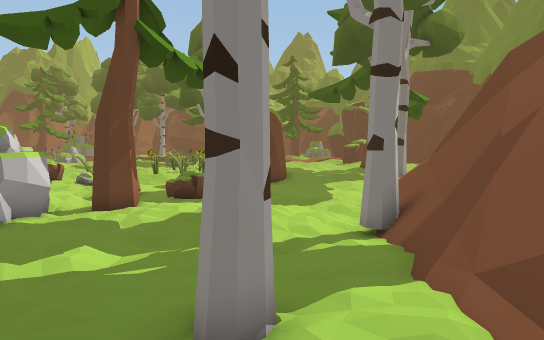
View 1 (above)

24 first-person views from a walk through a 3-D level made in the Unity game engine. The camera is 1.2 m above the floor, tilts 4° down and sees 70° across. The floor is counted in squares, 2 m on a side. Each view is taken from the middle of a square. On the plan, view 1 faces up. The plan holds only what a view shows up to about 11 squares ahead; the rest is blank. The place goes on beyond the plan. The player is left out.

View 2
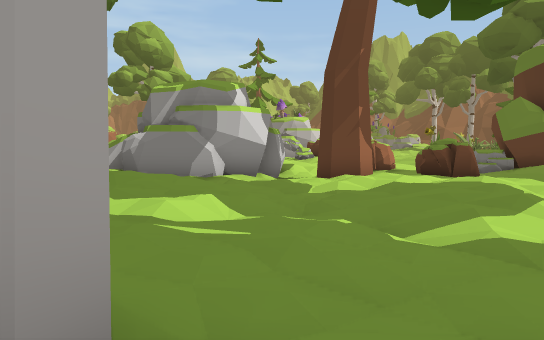

View 3
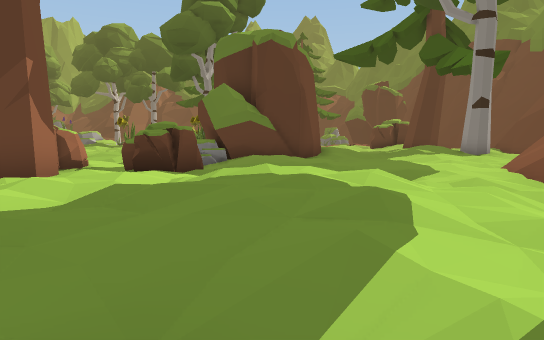

View 4
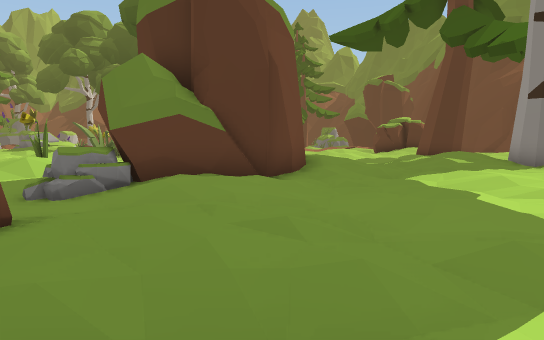

View 5
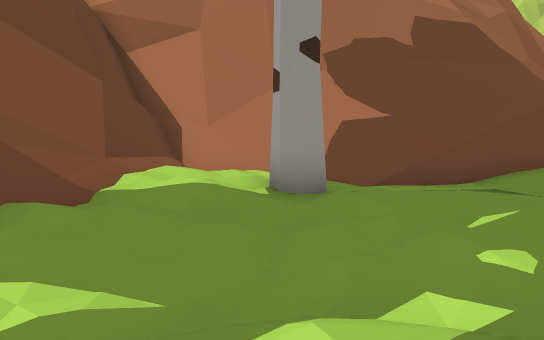

View 6
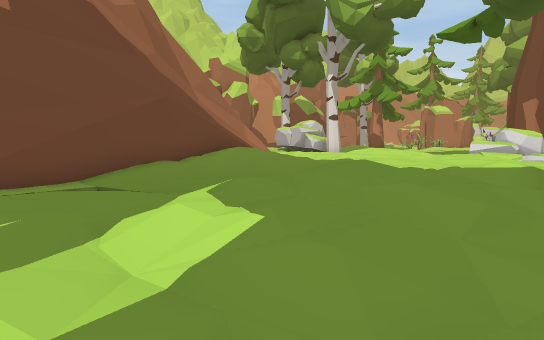

View 7
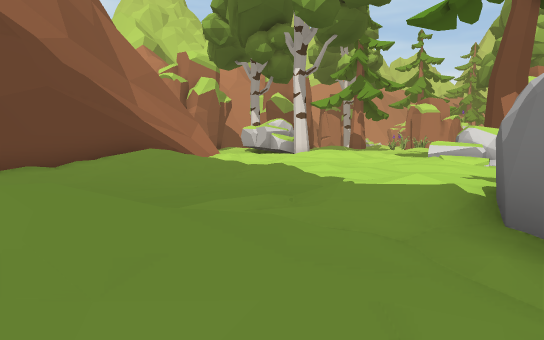

View 8
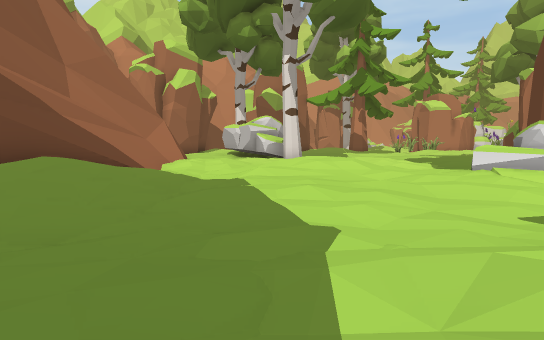

View 9
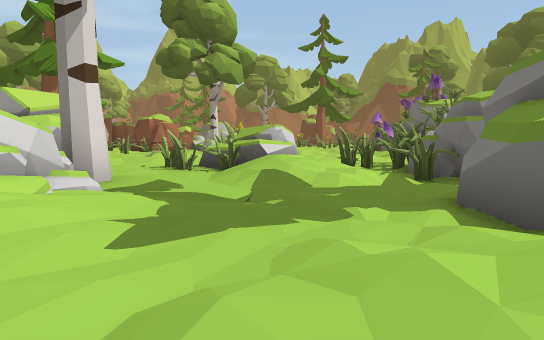

View 10
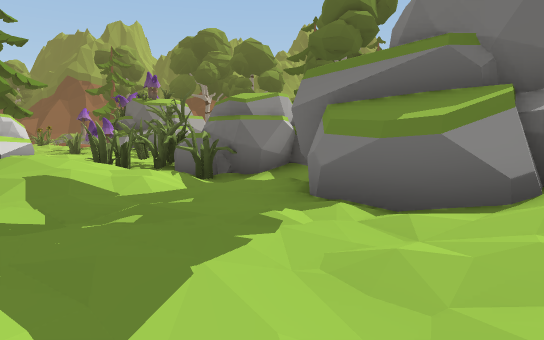

View 11
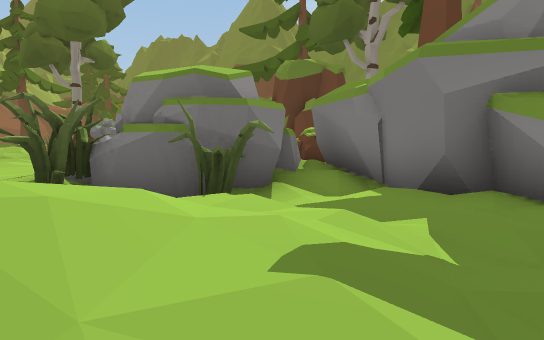

View 12
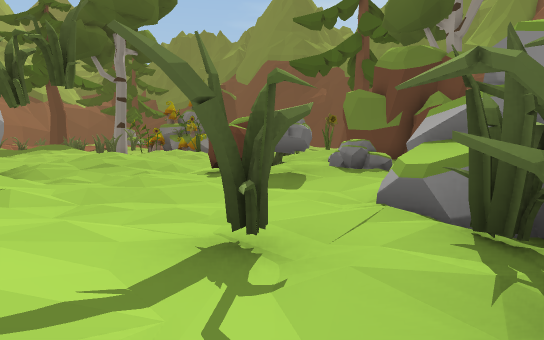

View 13
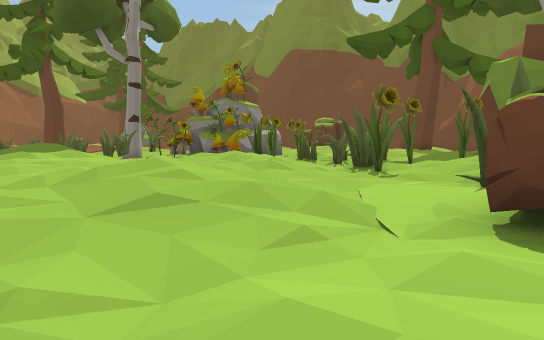

View 14
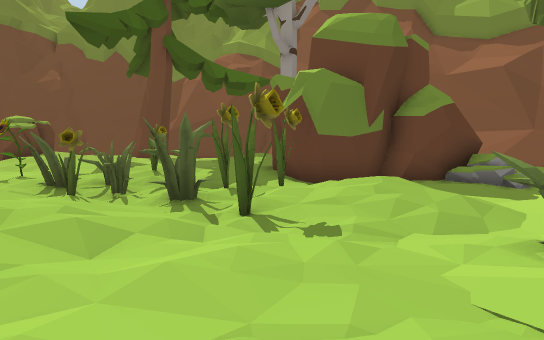

View 15
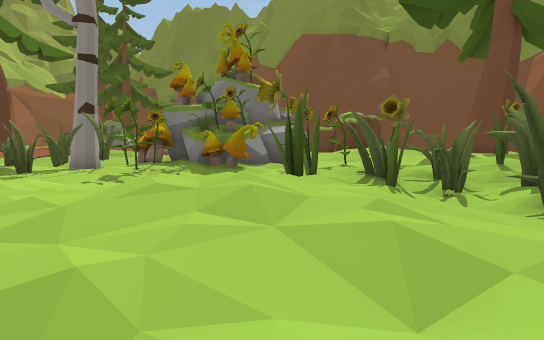

View 16
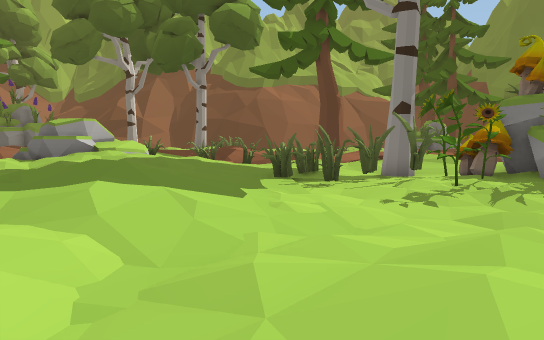

View 17
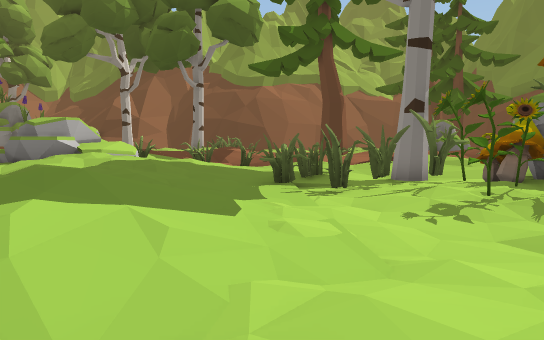

View 18
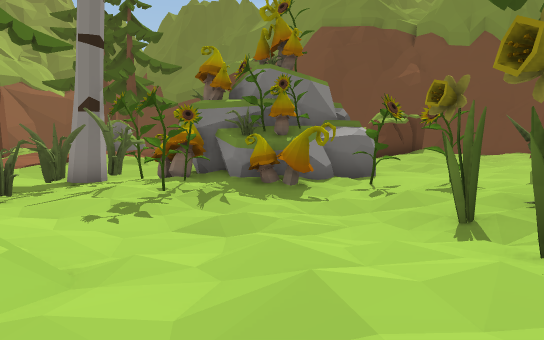

View 19
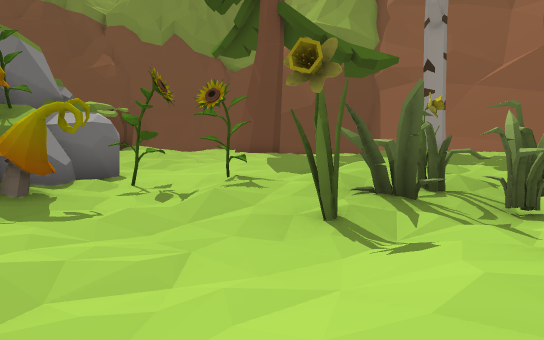

View 20
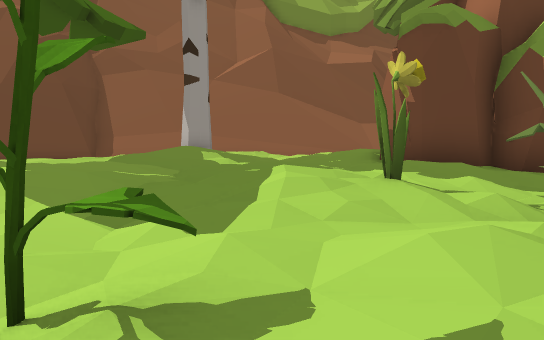

View 21
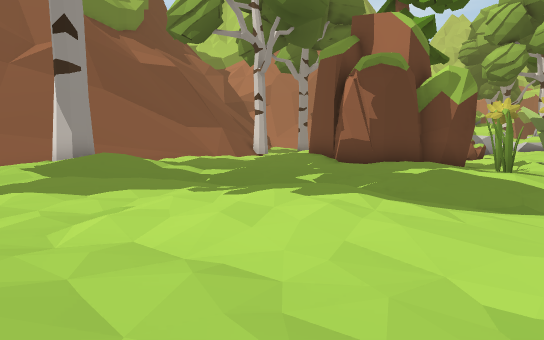

View 22
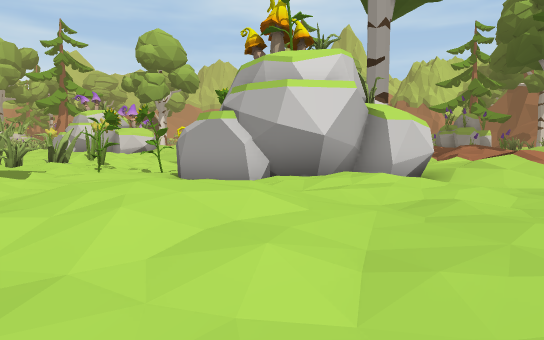

View 23
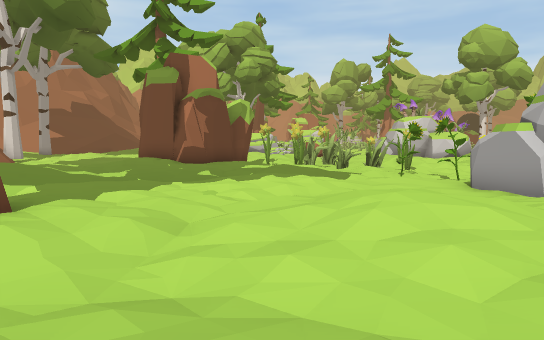

View 24
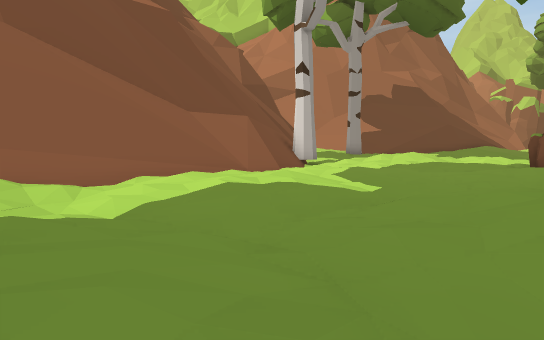

### Floor plan
Key: @ floor where view 1 was taken; # wall or solid block; x gap in a wall; . main floor; : floor 0.25 m higher than the main floor; - floor 0.25 m lower than the main floor; + floor 0.5 m higher than the main floor; _ floor 0.5 m lower than the main floor; * floor 0.75 m higher than the main floor; % floor 1 m higher than the main floor; & floor 1.25 m higher than the main floor; / step, stairs or slope; = window, fence, low wall or low ledge; ^ raised ledge; v drop or lower ground; R rock; M mushroom; O other object.
Columns run from 18 left of view 1 to 8 right of it. Each row starts with its distance up from view 1.
 40           O_  ..:._
 39  ##& ++.-O__#_--.----
 38  +#**+/.-/__/_  ## ...
 37  ++++:.-OOO/O-#  #  ::::
 36  :::++..OOO-M.#  ##++:::. +
 35      +:.-_-O.M#  ##::+++.:
 34        .-_-OO#####-.:+*/:/:
 33       /:.-__-MM##-.-:++:...
 32       %/.-____-O...-..:.::
 31      **+._____.O...::...:+#
 30      /+:../-_O...-.:+:..::
 29      ++.:+:._.O.:..::..:.:
 28     .::.:++O--O.:+/...::...
 27    .....:++.OOO/O+:..-..:::
 26    -   -.:..O.O..:.::..:++:
 25    -/  ..--_O.O.++:::../*+:
 24   #/:*+...-O/-O.:#:::.:+  +
 23    /.+:..-.++/.####++..:+#x
 22    _-./..-:++  ## #*+.-.:.
 21    -....OO.:/.  ###::...-.
 20   :.:.OO  ..-..####...::../
 19   :...R++O  --/###:...+:./#
 18   --.-RR    --/R:+:...::/#v
 17  :......   OO__-/:...../=v=
 16 +:O..##    OO OO....::.///#
 15 ::OOO##       OO.::...///##
 14  .-OO #^##   #...:.---=/##
 13    ..O###   ##..../._-
 12 RR +._--#  --.:::+:.
 11 RR++:-.##  #...::++:- ##
 10  O/:...#  ##-.-.:++._##
  9 ..---..####./.--...--#
  8 ....--..//:.:+:/-__-.#
  7   R/..-.++:.+*:-..-.:#
  6    R:.-..... +/...-.:#
  5    R:..-.... .-..:.+/#
  4    +:::.--.--_--..#++#
  3  .:+:::.---.-__--/++/#
  2  :/*+:.-....-_/_-.:+/#
  1    +/..::+:..#=////=##
  0     :.:+*++##=#///@###
 -1    ..-:+=#####^^###^
 -2    ::////##^
 -3     ://==##^
 -4      ///#
 -5       /#^
 -6        ^

Where each view was taken, in squares from view 1:
view 1: 0 up, 0 right, facing up
view 2: 4 up, 1 right, facing up-left
view 3: 7 up, 1 left, facing up
view 4: 12 up, 0 right, facing up
view 5: 10 up, 0 right, facing down
view 6: 9 up, 2 left, facing down-left
view 7: 9 up, 5 left, facing down-left
view 8: 7 up, 8 left, facing down-left
view 9: 5 up, 10 left, facing up-left
view 10: 5 up, 12 left, facing up
view 11: 9 up, 16 left, facing up-right
view 12: 14 up, 17 left, facing up-right
view 13: 20 up, 15 left, facing up-right
view 14: 24 up, 13 left, facing right
view 15: 25 up, 11 left, facing up-right
view 16: 27 up, 10 left, facing up
view 17: 28 up, 10 left, facing up
view 18: 28 up, 10 left, facing up-right
view 19: 30 up, 9 left, facing right
view 20: 31 up, 4 left, facing down-right
view 21: 34 up, 2 right, facing down
view 22: 35 up, 7 right, facing left
view 23: 36 up, 8 right, facing down-left
view 24: 25 up, 4 right, facing down
